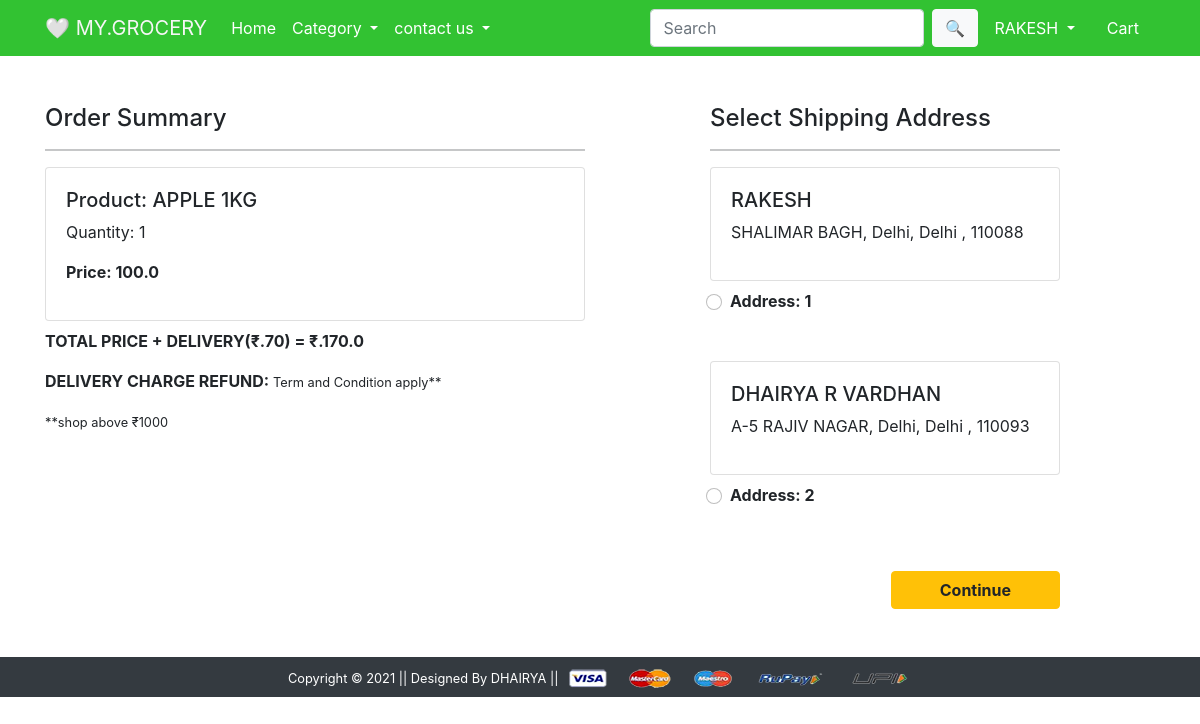
Screenshot of /checkout/ (signed in) with the database file from the repository.
### app/models.py (models this page shows)
class Cart(models.Model) :
   user = models.ForeignKey (User, on_delete=models.CASCADE)
   product = models.ForeignKey (Product, on_delete=models.CASCADE)
   quantity = models.PositiveIntegerField(default=1)

class Product(models.Model):
    title = models.CharField(max_length=100)
    selling_price = models.FloatField()
    discounted_price = models.FloatField()
    description = models.TextField()
    brand = models.CharField(max_length=100)
    category = models.CharField( choices=CATEGORY_CHOICES,max_length=2)
    product_image = models.ImageField(upload_to= 'producting' )

class Customer (models.Model) :
   user = models.ForeignKey (User, on_delete=models.CASCADE)
   name = models.CharField(max_length=200)
   locality = models.CharField(max_length=200)
   city = models.CharField(max_length=50)
   zipcode = models.IntegerField()
   state = models.CharField(choices=STATE_CHOICES, max_length=50)

### app/views.py (the view)
# urls.py: path('checkout/', views.checkout, name='checkout'),
@login_required
def checkout(request):
    user = request.user
    add = Customer.objects.filter (user=user)
    cart_items = Cart.objects.filter (user=user)
    amount = 0.0
    shipping_amount = 70.0
    totalamount = 0.0
    cart_product = [p for p in Cart.objects.all() if p.user == request . user ]
    if cart_product:
         for p in cart_product:
             tempamount = (p.quantity * p.product.discounted_price)
             amount += tempamount
         totalamount= amount+shipping_amount
    return render(request, 'app/checkout.html', {'add':add, 'totalamount':totalamount, 'cart_items':cart_items})

### app/models.py (called while the page is built)
    @property
    def total_cost(self) :
        return self.quantity * self.product.discounted_price

### app/templates/app/checkout.html (shortened to what this page needs)
{% extends 'app/base.html' %}
{% load static %}
{% block main-content %}
<div class="container">
 <div class="row mt-5">
  <div class="col-sm-6">
    <h4>Order Summary</h4>
    <hr>
    {% for item in cart_items %}
      <div class="card mb-2">
        <div class="card-body">
          <h5>Product: {{item.product.title}}</h5>
          <p>Quantity: {{item.quantity}}</p>
          <p class="fw-bold">Price: {{item.total_cost}} </p>
        </div>
      </div>
      {% endfor %}
      <p class="fw-bold">TOTAL PRICE + DELIVERY(₹.70) =  ₹.{{totalamount}}</p>
      <p class="fw-bold">DELIVERY CHARGE REFUND: <small>Term and Condition apply** </small></p>
    <small>**shop above ₹1000 </small>
  </div>
  <div class="col-sm-4 offset-sm-1">
    <h4>Select Shipping Address</h4>
    <hr>
    <form action="/paymentdone">
      {% for ad in add %}
      <div class="card">
        <div class="card-body">
          <h5>{{ad.name}}</h5>
          <p>{{ad.locality}}, {{ad.city}}, {{ad.state}} , {{ad.zipcode}}</p>
        </div>
      </div>
        <div class="form-check mt-2 mb-5">
          <input class="form-check-input" type="radio" name="custid" id="custadd{{forloop.counter}}" value="{{ad.id}}">
          <label class="form-check-label fw-bold" for="custadd{{forloop.counter}}">
            Address: {{forloop.counter}} </label>
        </div>
        {% endfor %}
        <div class="text-end">
          <button type="submit" class="btn btn-warning mt-3 px-5 fw-bold">Continue</button>
        </div>
      </form>
    </div>
  </div>
</div>
{% endblock main-content %}

### app/templates/app/base.html (shortened to what this page needs)
<!doctype html>
{% load static %}
<html lang="en">
  <head>
    <link href="https://cdn.jsdelivr.net/npm/bootstrap@5.0.0-beta1/dist/css/bootstrap.min.css" rel="stylesheet">
    <link rel="stylesheet" href="{% static 'app/css/owl.carousel.min.css' %}">
    <link rel="stylesheet" href="{% static 'app/css/all.min.css' %}">
    <link rel="stylesheet" href="{% static 'app/css/style.css' %}">
     <link rel="stylesheet"
     href="https://stackpath.bootstrapcdn.com/bootstrap/4.3.1/css/bootstrap.min.css">
  </head>
  <body>
    <nav class="navbar navbar-expand-lg navbar-dark navbar-custom">
     <div class="container">
       <a class="navbar-brand" href="/">🤍 MY.GROCERY</a>
       <div class="collapse navbar-collapse" id="navbarSupportedContent">
         <ul class="navbar-nav me-auto mb-2 mb-lg-0">
           <li class="nav-item">
             <a class="nav-link active" aria-current="page" href="/">Home</a>
           </li>
           <li class="nav-item dropdown">
             <a class="nav-link dropdown-toggle text-white" href="#" id="electronicsDropdown" role="button" data-bs-toggle="dropdown" aria-expanded="false">
               Category
             </a>
           </li>
           <li class="nav-item dropdown">
             <a class="nav-link dropdown-toggle text-white" href="#" id="fashionDropdown" role="button" data-bs-toggle="dropdown" aria-expanded="false">
               contact us
             </a>
           </li>
         </ul>
         <form class="d-flex">
           <input class="form-control me-2" type="search" placeholder="Search" aria-label="Search">
           <button class="btn btn-light" type="submit">🔍</button>
         </form>
         <div>
          <ul class="navbar-nav me-auto mb-2 mb-lg-0">
            {% if request.user.is_authenticated %}
           <li class="nav-item dropdown mx-2">
              <a class="nav-link dropdown-toggle text-white" href="#" id="profileDropdown" role="button" data-bs-toggle="dropdown" aria-expanded="false">
                {{request.user.username|capfirst}}
              </a>
            </li>
            <li class="nav-item mx-2">
             <a href="{% url 'showcart' %}" class="nav-link text-white"> Cart </a>
            </li>
            {% endif %}
          </ul>
         </div>
       </div>
     </div>
    </nav>
    {% block main-content %} {% endblock main-content %}
    <footer class="container-fluid bg-dark text-center p-2 mt-5">
        <small class="text-white">Copyright &copy; 2021 || Designed By DHAIRYA || </small>
        <img src="{% static 'app/images/payment.png' %}" alt="" srcset="" class="img-fluid" height="2px">
    </footer>
  </body>
</html>

### app/templates/app/base.html (style rules this page uses)
.navbar-custom { background-color: rgb(50, 194, 50); }
.navbar-custom .navbar-brand, .navbar-custom .navbar-text { color: rgb(245, 246, 245); }

### rows the page displays
Cart: product "APPLE 1KG", quantity "1", total_cost "100.0"
Customer: name "RAKESH", locality "SHALIMAR BAGH", city "Delhi", state "Delhi", zipcode "110088"
Customer: name "DHAIRYA R VARDHAN", locality "A-5 RAJIV NAGAR", city "Delhi", state "Delhi", zipcode "110093"

### other values shown
{{ request.user.username|capfirst }} "RAKESH"
{{ totalamount }} "170.0"
